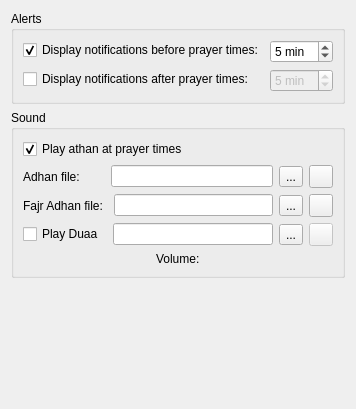
<?xml version="1.0" encoding="UTF-8"?>
<ui version="4.0">
 <class>NotificationForm</class>
 <widget class="QWidget" name="NotificationForm">
  <property name="geometry">
   <rect>
    <x>0</x>
    <y>0</y>
    <width>348</width>
    <height>409</height>
   </rect>
  </property>
  <property name="windowTitle">
   <string>Notifications</string>
  </property>
  <layout class="QVBoxLayout" name="verticalLayout_2">
   <item>
    <widget class="QGroupBox" name="locationGroupBox">
     <property name="title">
      <string>Alerts</string>
     </property>
     <layout class="QFormLayout" name="formLayout">
      <item row="0" column="0">
       <widget class="QCheckBox" name="notifyBeforeCheckBox">
        <property name="text">
         <string>Display notifications before prayer times:</string>
        </property>
        <property name="checked">
         <bool>true</bool>
        </property>
       </widget>
      </item>
      <item row="0" column="1">
       <widget class="QSpinBox" name="notifyBeforeSpinBox">
        <property name="enabled">
         <bool>true</bool>
        </property>
        <property name="suffix">
         <string> min</string>
        </property>
        <property name="prefix">
         <string/>
        </property>
        <property name="minimum">
         <number>1</number>
        </property>
        <property name="maximum">
         <number>30</number>
        </property>
        <property name="value">
         <number>5</number>
        </property>
       </widget>
      </item>
      <item row="1" column="0">
       <widget class="QCheckBox" name="notifyAfterCheckBox">
        <property name="layoutDirection">
         <enum>Qt::LeftToRight</enum>
        </property>
        <property name="text">
         <string>Display notifications after prayer times:</string>
        </property>
        <property name="tristate">
         <bool>false</bool>
        </property>
       </widget>
      </item>
      <item row="1" column="1">
       <widget class="QSpinBox" name="notifyAfterSpinBox">
        <property name="enabled">
         <bool>false</bool>
        </property>
        <property name="suffix">
         <string> min</string>
        </property>
        <property name="minimum">
         <number>1</number>
        </property>
        <property name="maximum">
         <number>30</number>
        </property>
        <property name="value">
         <number>5</number>
        </property>
       </widget>
      </item>
     </layout>
    </widget>
   </item>
   <item>
    <widget class="QGroupBox" name="otherSettingsGroupBox">
     <property name="title">
      <string>Sound</string>
     </property>
     <layout class="QVBoxLayout" name="verticalLayout">
      <item>
       <widget class="QCheckBox" name="enableSoundCheckBox">
        <property name="text">
         <string>Play athan at prayer times</string>
        </property>
        <property name="checked">
         <bool>true</bool>
        </property>
       </widget>
      </item>
      <item>
       <layout class="QHBoxLayout" name="horizontalLayout">
        <item>
         <widget class="QLabel" name="fileLocationLabel">
          <property name="text">
           <string>Adhan file:</string>
          </property>
         </widget>
        </item>
        <item>
         <spacer name="horizontalSpacer_2">
          <property name="orientation">
           <enum>Qt::Horizontal</enum>
          </property>
          <property name="sizeType">
           <enum>QSizePolicy::Fixed</enum>
          </property>
          <property name="sizeHint" stdset="0">
           <size>
            <width>25</width>
            <height>20</height>
           </size>
          </property>
         </spacer>
        </item>
        <item>
         <widget class="QLineEdit" name="soundSelect"/>
        </item>
        <item>
         <widget class="QToolButton" name="tBSelectSound">
          <property name="text">
           <string>...</string>
          </property>
         </widget>
        </item>
        <item>
         <widget class="QToolButton" name="playStopToolButton">
          <property name="toolTip">
           <string>Play</string>
          </property>
          <property name="text">
           <string/>
          </property>
         </widget>
        </item>
       </layout>
      </item>
      <item>
       <layout class="QHBoxLayout" name="horizontalLayout_3">
        <item>
         <widget class="QLabel" name="fileLocationLabel_2">
          <property name="text">
           <string>Fajr Adhan file:</string>
          </property>
         </widget>
        </item>
        <item>
         <spacer name="horizontalSpacer_3">
          <property name="orientation">
           <enum>Qt::Horizontal</enum>
          </property>
          <property name="sizeType">
           <enum>QSizePolicy::Fixed</enum>
          </property>
          <property name="sizeHint" stdset="0">
           <size>
            <width>5</width>
            <height>20</height>
           </size>
          </property>
         </spacer>
        </item>
        <item>
         <widget class="QLineEdit" name="soundFajrSelect"/>
        </item>
        <item>
         <widget class="QToolButton" name="tBSelectSoundFajr">
          <property name="text">
           <string>...</string>
          </property>
         </widget>
        </item>
        <item>
         <widget class="QToolButton" name="playStopFajrToolButton">
          <property name="toolTip">
           <string>Play</string>
          </property>
          <property name="text">
           <string/>
          </property>
         </widget>
        </item>
       </layout>
      </item>
      <item>
       <layout class="QHBoxLayout" name="horizontalLayout_4">
        <item>
         <widget class="QCheckBox" name="enableDuaaCheckBox">
          <property name="text">
           <string>Play Duaa</string>
          </property>
         </widget>
        </item>
        <item>
         <spacer name="horizontalSpacer_4">
          <property name="orientation">
           <enum>Qt::Horizontal</enum>
          </property>
          <property name="sizeType">
           <enum>QSizePolicy::Fixed</enum>
          </property>
          <property name="sizeHint" stdset="0">
           <size>
            <width>3</width>
            <height>20</height>
           </size>
          </property>
         </spacer>
        </item>
        <item>
         <widget class="QLineEdit" name="soundDuaaSelect"/>
        </item>
        <item>
         <widget class="QToolButton" name="tBSelectSoundDuaa">
          <property name="text">
           <string>...</string>
          </property>
         </widget>
        </item>
        <item>
         <widget class="QToolButton" name="playStopDuaaToolButton">
          <property name="enabled">
           <bool>false</bool>
          </property>
          <property name="text">
           <string/>
          </property>
         </widget>
        </item>
       </layout>
      </item>
      <item>
       <layout class="QHBoxLayout" name="horizontalLayout_2">
        <item>
         <widget class="QLabel" name="label">
          <property name="sizePolicy">
           <sizepolicy hsizetype="Fixed" vsizetype="Preferred">
            <horstretch>0</horstretch>
            <verstretch>0</verstretch>
           </sizepolicy>
          </property>
          <property name="text">
           <string>Volume:</string>
          </property>
         </widget>
        </item>
       </layout>
      </item>
     </layout>
    </widget>
   </item>
   <item>
    <spacer name="verticalSpacer">
     <property name="orientation">
      <enum>Qt::Vertical</enum>
     </property>
     <property name="sizeHint" stdset="0">
      <size>
       <width>20</width>
       <height>40</height>
      </size>
     </property>
    </spacer>
   </item>
  </layout>
 </widget>
 <resources/>
 <connections>
  <connection>
   <sender>notifyBeforeCheckBox</sender>
   <signal>toggled(bool)</signal>
   <receiver>notifyBeforeSpinBox</receiver>
   <slot>setEnabled(bool)</slot>
   <hints>
    <hint type="sourcelabel">
     <x>160</x>
     <y>43</y>
    </hint>
    <hint type="destinationlabel">
     <x>306</x>
     <y>53</y>
    </hint>
   </hints>
  </connection>
  <connection>
   <sender>notifyAfterCheckBox</sender>
   <signal>toggled(bool)</signal>
   <receiver>notifyAfterSpinBox</receiver>
   <slot>setEnabled(bool)</slot>
   <hints>
    <hint type="sourcelabel">
     <x>200</x>
     <y>71</y>
    </hint>
    <hint type="destinationlabel">
     <x>306</x>
     <y>79</y>
    </hint>
   </hints>
  </connection>
  <connection>
   <sender>enableSoundCheckBox</sender>
   <signal>toggled(bool)</signal>
   <receiver>fileLocationLabel</receiver>
   <slot>setEnabled(bool)</slot>
   <hints>
    <hint type="sourcelabel">
     <x>43</x>
     <y>129</y>
    </hint>
    <hint type="destinationlabel">
     <x>34</x>
     <y>155</y>
    </hint>
   </hints>
  </connection>
  <connection>
   <sender>enableSoundCheckBox</sender>
   <signal>toggled(bool)</signal>
   <receiver>playStopToolButton</receiver>
   <slot>setEnabled(bool)</slot>
   <hints>
    <hint type="sourcelabel">
     <x>51</x>
     <y>126</y>
    </hint>
    <hint type="destinationlabel">
     <x>465</x>
     <y>169</y>
    </hint>
   </hints>
  </connection>
  <connection>
   <sender>enableSoundCheckBox</sender>
   <signal>toggled(bool)</signal>
   <receiver>label</receiver>
   <slot>setEnabled(bool)</slot>
   <hints>
    <hint type="sourcelabel">
     <x>198</x>
     <y>129</y>
    </hint>
    <hint type="destinationlabel">
     <x>465</x>
     <y>257</y>
    </hint>
   </hints>
  </connection>
  <connection>
   <sender>enableSoundCheckBox</sender>
   <signal>toggled(bool)</signal>
   <receiver>fileLocationLabel_2</receiver>
   <slot>setEnabled(bool)</slot>
   <hints>
    <hint type="sourcelabel">
     <x>95</x>
     <y>139</y>
    </hint>
    <hint type="destinationlabel">
     <x>57</x>
     <y>184</y>
    </hint>
   </hints>
  </connection>
  <connection>
   <sender>enableSoundCheckBox</sender>
   <signal>toggled(bool)</signal>
   <receiver>playStopFajrToolButton</receiver>
   <slot>setEnabled(bool)</slot>
   <hints>
    <hint type="sourcelabel">
     <x>423</x>
     <y>134</y>
    </hint>
    <hint type="destinationlabel">
     <x>456</x>
     <y>191</y>
    </hint>
   </hints>
  </connection>
  <connection>
   <sender>enableSoundCheckBox</sender>
   <signal>toggled(bool)</signal>
   <receiver>enableDuaaCheckBox</receiver>
   <slot>setEnabled(bool)</slot>
   <hints>
    <hint type="sourcelabel">
     <x>108</x>
     <y>137</y>
    </hint>
    <hint type="destinationlabel">
     <x>61</x>
     <y>218</y>
    </hint>
   </hints>
  </connection>
  <connection>
   <sender>enableDuaaCheckBox</sender>
   <signal>toggled(bool)</signal>
   <receiver>playStopDuaaToolButton</receiver>
   <slot>setEnabled(bool)</slot>
   <hints>
    <hint type="sourcelabel">
     <x>72</x>
     <y>210</y>
    </hint>
    <hint type="destinationlabel">
     <x>460</x>
     <y>216</y>
    </hint>
   </hints>
  </connection>
 </connections>
</ui>
